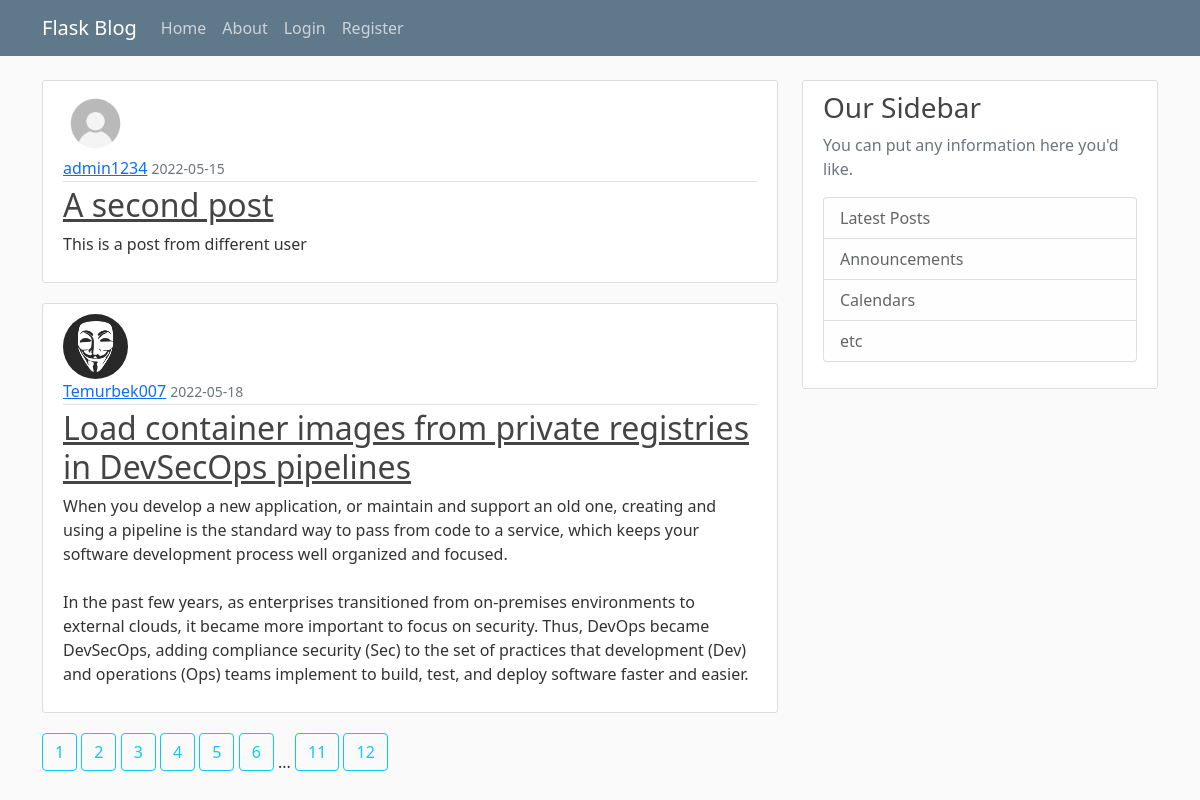
The page /home?page=2 on the database its author committed.
### flaskblog/models.py (models this page shows, shortened)
class Post(db.Model):
	id = db.Column(db.Integer, primary_key=True)
	title = db.Column(db.String(100), nullable=False)
	date_posted = db.Column(db.DateTime, nullable=False, default=datetime.utcnow())
	content = db.Column(db.Text, nullable=False)
	user_id = db.Column(db.Integer, db.ForeignKey('user.id'), nullable=False)

class User(db.Model, UserMixin):
	id = db.Column(db.Integer, primary_key=True)
	username = db.Column(db.String(20),unique=True, nullable=False)
	email = db.Column(db.String(120),unique=True, nullable=False)
	image_file = db.Column(db.String(20), nullable=False, default='default.jpg')
	password = db.Column(db.String(60), nullable=False)
	posts = db.relationship('Post', backref='author', lazy=True)

### flaskblog/routes.py (the view)
@app.route("/")
@app.route("/home")
def home():
	page = request.args.get('page', 1, int)
	posts=Post.query.paginate(per_page=2, page=page)
	return render_template("home.html", posts=posts)

### flaskblog/templates/home.html
{% extends "layout.html" %}
{% block content %}
	{% for post in posts.items %}
		<article class="media content-section">
			<img class="rounded-circle article-img" src="{{ url_for('static', filename='/profile_pics/' + post.author.image_file) }}">
		  <div class="media-body">
		    <div class="article-metadata">
		      <a class="mr-2" href="#">{{ post.author.username }}</a>
		      <small class="text-muted">{{ post.date_posted.strftime('%Y-%m-%d') }}</small>
		    </div>
		    <h2><a class="article-title" href="{{ url_for('post', post_id=post.id) }}">{{ post.title }}</a></h2>
		    <p class="article-content">{{ post.content }}</p>
		  </div>
		</article>
	{% endfor %}
	{% for page_num in posts.iter_pages() %}
		{% if page_num %}
			<a class="btn btn-outline-info mb-4" href="{{ url_for('home', page=page_num) }}">{{ page_num }}</a>
		{% else %}
			...
		{%  endif%}
	{% endfor %}
{% endblock content %}

### flaskblog/static/main.css (style rules this page uses)
body { background: #fafafa; color: #333333; margin-top: 5rem; }
h1, h2, h3, h4, h5, h6 { color: #444444; }
.content-section { background: #ffffff; padding: 10px 20px; border: 1px solid #dddddd; border-radius: 3px; margin-bottom: 20px; }
.article-title { color: #444444; }
.article-content { white-space: pre-line; }
.article-img { height: 65px; width: 65px; margin-right: 16px; }
.article-metadata { padding-bottom: 1px; margin-bottom: 4px; border-bottom: 1px solid #e3e3e3 }

### rows shown on the page
Post: image_file (placeholder picture), author.username "admin1234", date_posted "2022-05-15", title "A second post", content "This is a post from different user"
Post: image_file (picture), author.username "Temurbek007", date_posted "2022-05-18", title "Load container images from private registries in DevSecOps pipelines", content "When you develop a new application, or maintain and support an old one, creating and using a pipeline is the standard way to pass from code to a service, which keeps your software development process well organized and focused. In the past few years, as enterprises transitioned from on-premises environments to external clouds, it became more important to focus on security. Thus, DevOps became DevSecOps, adding compliance security (Sec) to the set of practices that development (Dev) and operations (Ops) teams implement to build, test, and deploy software faster and easier."

### other values the page prints
{{ page_num }} "1" "2" "3" "4" "5" "6" "11" "12"
